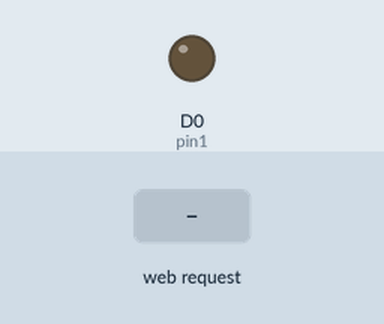
This sketch was run on a simulated ESP8266 (NodeMCU). Parts: output pins drawn as LEDs (lit = HIGH). The inputs (shaded band) are chosen by the test bench. WiFi joins after 1.5 s; servers stay silent unless stated; what the sketch prints to the serial monitor is not drawn.

Above: at 2.7 s.
2.8 s: HTTP request GET /off received
At 3.6 s:
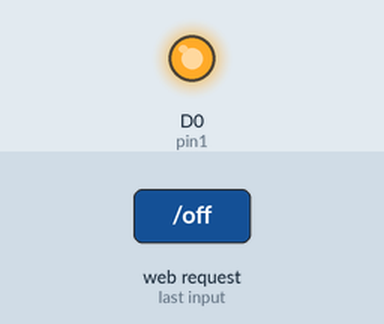
4.3 s: HTTP request GET /on received
At 4.7 s:
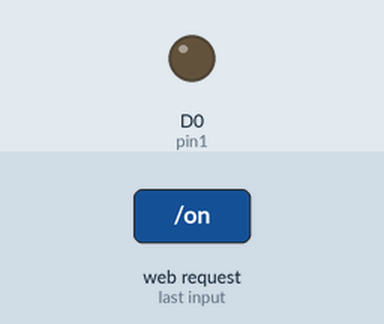
Timing chart, 0 to 7.3 s (numbered marks = the images above; inputs shaded):
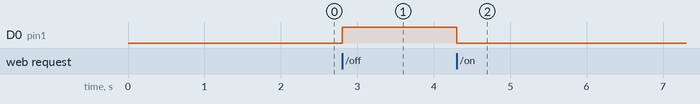

The sketch:

WiFiServerListener.ino
```cpp
// Code based on http://iot-playground.com/2-uncategorised/40-esp8266-wifi-relay-switch-arduino-ide

/*
 * /on turns on.
 * /off turns off.
 */

#include <ESP8266WiFi.h>

// this will make the LED close to RST turn on. same behaviour as for D4.
#define D0 16
#define D1 5
#define D2 4
#define D3
// the LED close to AI label.
// when AI label is HIGH, the output from pin 4 will be low and vice versa.
#define D4 2

const char* ssid = "Xperia Z3 Compact_f6f6";
const char* password = "123lol123";

// The actual pins that display information on the board (see comments above).
int pin1 = D0;
int pin2 = D4;

// Create an instance of the server
// specify the port to listen on as an argument
WiFiServer server(80);

void setup() {
  Serial.begin(115200);
  delay(10);

  // prepare GPIO2
  pinMode(pin1, OUTPUT);
  digitalWrite(pin1, 0);

  // Connect to WiFi network
  Serial.println();
  Serial.println();
  Serial.print("Connecting to ");
  Serial.println(ssid);

  WiFi.begin(ssid, password);

  while (WiFi.status() != WL_CONNECTED) {
    delay(500);
    Serial.print(".");
  }
  Serial.println("");
  Serial.println("WiFi connected");

  // Start the server
  server.begin();
  Serial.println("Server started");

  // Print the IP address
  Serial.println(WiFi.localIP());
}

void loop() {
  // Check if a client has connected
  WiFiClient client = server.available();
  if (!client) {
    return;
  }

  // Wait until the client sends some data
  Serial.println("new client");
  while(!client.available()){
    delay(1);
  }

  // Read the first line of the request
  String req = client.readStringUntil('\r');
  Serial.println(req);
  client.flush();

  // Match the request
  int val;
  if (req.indexOf("/on") != -1)
    val = 0;
  else if (req.indexOf("/off") != -1)
    val = 1;
  else {
    client.stop();
    return;
  }

  // Set GPIO2 according to the request
  digitalWrite(pin1, val);

  client.flush();

  // Prepare the response
   String s = "HTTP/1.1 200 OK\r\nContent-Type: text/plain\r\n\r\n 1 2\n ";

  // Send the response to the client
  client.print(s);
  delay(1);
  Serial.println("Client disonnected");

  // The client will actually be disconnected
  // when the function returns and 'client' object is detroyed
}
```

Measured:
- after the input at 2.8 s, D0 (pin1): LOW → HIGH at once
- after the input at 4.3 s, D0 (pin1): HIGH → LOW at once
